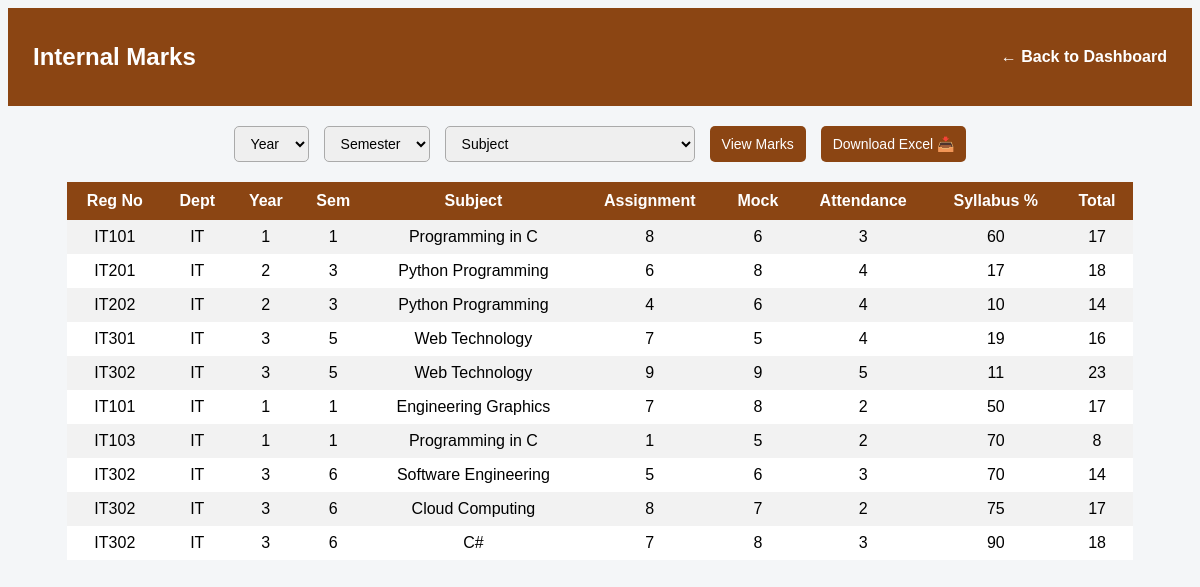
The page /view_internal_marks (signed in) on the database its author committed.
### tables this page shows
CREATE TABLE internal_marks (
    id INTEGER PRIMARY KEY AUTOINCREMENT,
    dept TEXT,
    year INTEGER,
    semester INTEGER,
    subject TEXT,
    reg_no TEXT,
    assignment INTEGER,
    mock INTEGER,
    attendance INTEGER,
    unit_percent INTEGER,
    total INTEGER
);

### app.py (the view, shortened to what this page needs)
@app.route("/view_internal_marks", methods=["GET", "POST"])
def view_internal_marks():
    if "faculty_dept" not in session:
        return redirect("/faculty_login")
    dept = session["faculty_dept"]
    conn = get_db_connection()
    cur = conn.cursor()
    query = "SELECT * FROM internal_marks WHERE dept=?"
    params = [dept]
    cur.execute(query, params)
    data = cur.fetchall()
    conn.close()
    return render_template("view_internal_marks.html", marks=data)

### app.py (called while the page is built)
def get_db_connection():
    conn = sqlite3.connect("database.db")
    conn.row_factory = sqlite3.Row
    return conn

### templates/view_internal_marks.html (shortened to what this page needs)
<!DOCTYPE html>
<html>
<head>
</head>
<body>
<div class="header">
    <h2>Internal Marks</h2>
    <a href="/faculty_dashboard">← Back to Dashboard</a>
</div>
<form method="POST">
    <select name="year">
        <option value="">Year</option>
    </select>
    <select name="semester">
        <option value="">Semester</option>
    </select>
   <select name="subject">
<option value="">Subject</option>
</select>
    <button type="submit" formaction="/view_internal_marks">
        View Marks
    </button>
    <button type="submit" formaction="/download_excel">
        Download Excel 📥
    </button>
</form>
<table>
<tr>
    <th>Reg No</th>
    <th>Dept</th>
    <th>Year</th>
    <th>Sem</th>
    <th>Subject</th>
    <th>Assignment</th>
    <th>Mock</th>
    <th>Attendance</th>
    <th>Syllabus %</th>
    <th>Total</th>
</tr>
{% for m in marks %}
<tr>
    <td>{{m.reg_no}}</td>
    <td>{{m.dept}}</td>
    <td>{{m.year}}</td>
    <td>{{m.semester}}</td>
    <td>{{m.subject}}</td>
    <td>{{m.assignment}}</td>
    <td>{{m.mock}}</td>
    <td>{{m.attendance}}</td>
    <td>{{m.unit_percent}}</td>
    <td>{{m.total}}</td>
</tr>
{% endfor %}
</table>
</body>
</html>

### templates/view_internal_marks.html (style rules this page uses)
body { font-family: Arial, sans-serif; background: #f4f6f8; }
.header { background:#8B4513; color:white; padding:15px 25px; display:flex; justify-content:space-between; align-items:center; }
.header a { color:white; text-decoration:none; font-weight:bold; }
form { display: flex; justify-content: center; gap: 15px; margin: 20px; flex-wrap: wrap; }
select, button { padding: 8px 12px; border-radius: 5px; border: 1px solid #aaa; font-size: 14px; }
button { background-color: #8B4513; color: white; cursor: pointer; border: none; }
table { border-collapse: collapse; width: 90%; margin: auto; background: white; }
th { background-color: #8B4513; color: white; padding: 10px; }
td { padding: 8px; text-align: center; }
tr:nth-child(even) { background-color: #f2f2f2; }
a { text-decoration: none; color: #2c3e50; font-weight: bold; }

### rows shown on the page
internal_marks: reg_no "IT101", dept "IT", year "1", semester "1", subject "Programming in C", assignment "8", mock "6", attendance "3", unit_percent "60", total "17"
internal_marks: reg_no "IT201", dept "IT", year "2", semester "3", subject "Python Programming", assignment "6", mock "8", attendance "4", unit_percent "17", total "18"
internal_marks: reg_no "IT202", dept "IT", year "2", semester "3", subject "Python Programming", assignment "4", mock "6", attendance "4", unit_percent "10", total "14"
internal_marks: reg_no "IT301", dept "IT", year "3", semester "5", subject "Web Technology", assignment "7", mock "5", attendance "4", unit_percent "19", total "16"
internal_marks: reg_no "IT302", dept "IT", year "3", semester "5", subject "Web Technology", assignment "9", mock "9", attendance "5", unit_percent "11", total "23"
internal_marks: reg_no "IT101", dept "IT", year "1", semester "1", subject "Engineering Graphics", assignment "7", mock "8", attendance "2", unit_percent "50", total "17"
internal_marks: reg_no "IT103", dept "IT", year "1", semester "1", subject "Programming in C", assignment "1", mock "5", attendance "2", unit_percent "70", total "8"
internal_marks: reg_no "IT302", dept "IT", year "3", semester "6", subject "Software Engineering", assignment "5", mock "6", attendance "3", unit_percent "70", total "14"
internal_marks: reg_no "IT302", dept "IT", year "3", semester "6", subject "Cloud Computing", assignment "8", mock "7", attendance "2", unit_percent "75", total "17"
internal_marks: reg_no "IT302", dept "IT", year "3", semester "6", subject "C#", assignment "7", mock "8", attendance "3", unit_percent "90", total "18"
